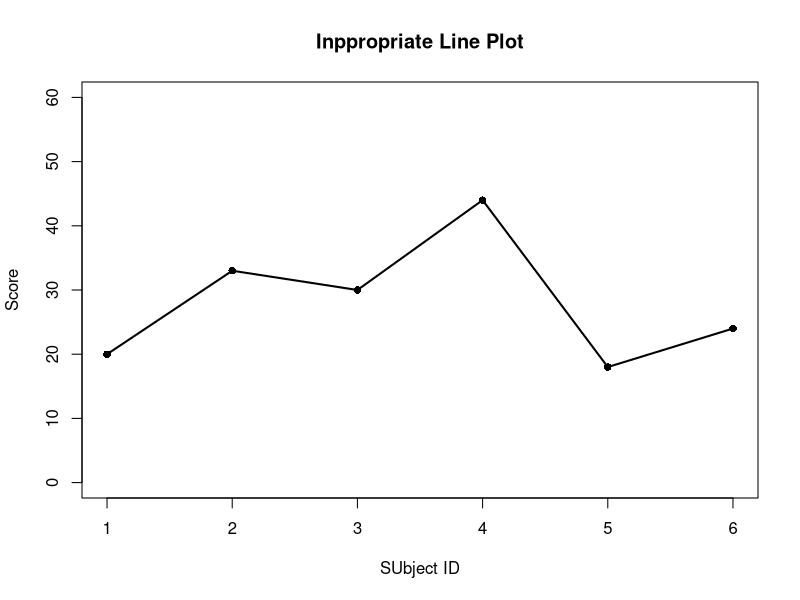
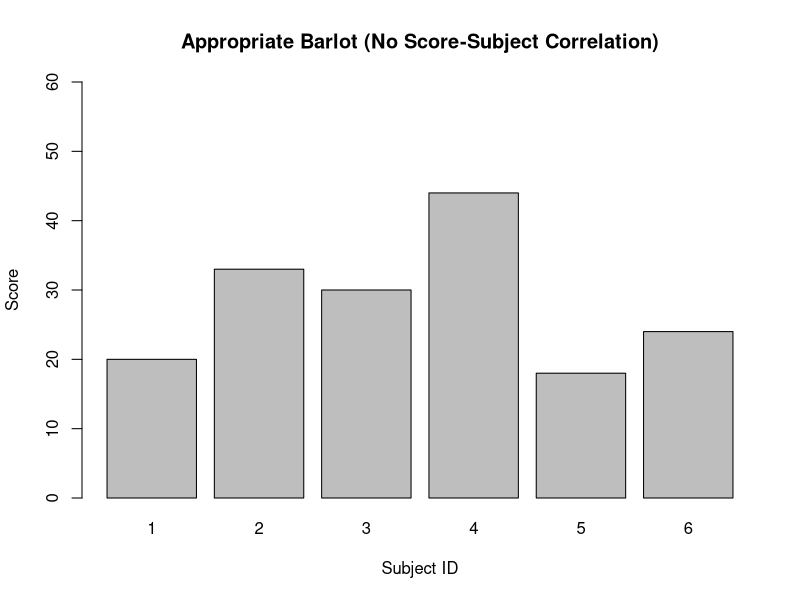
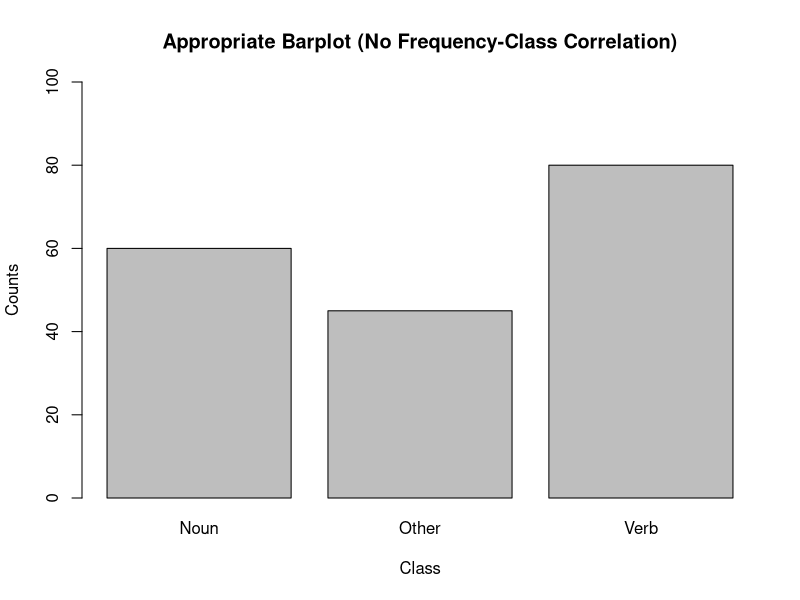
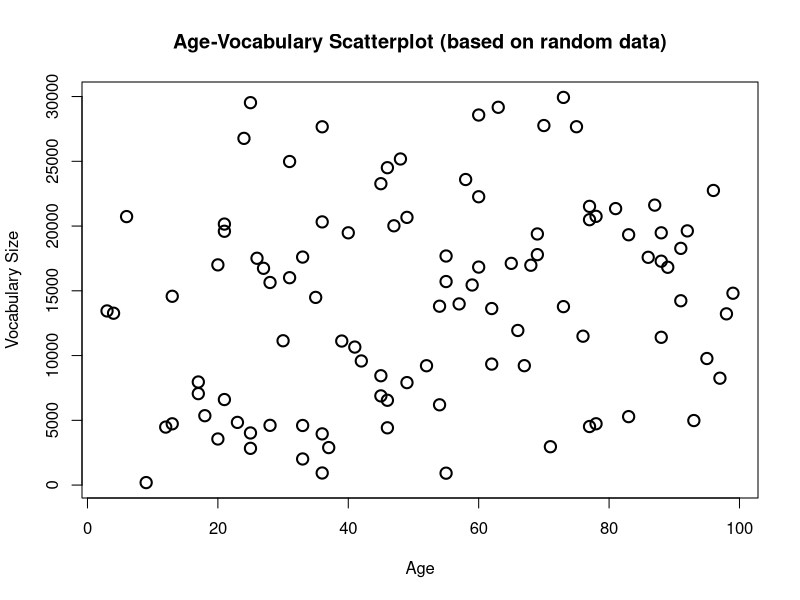
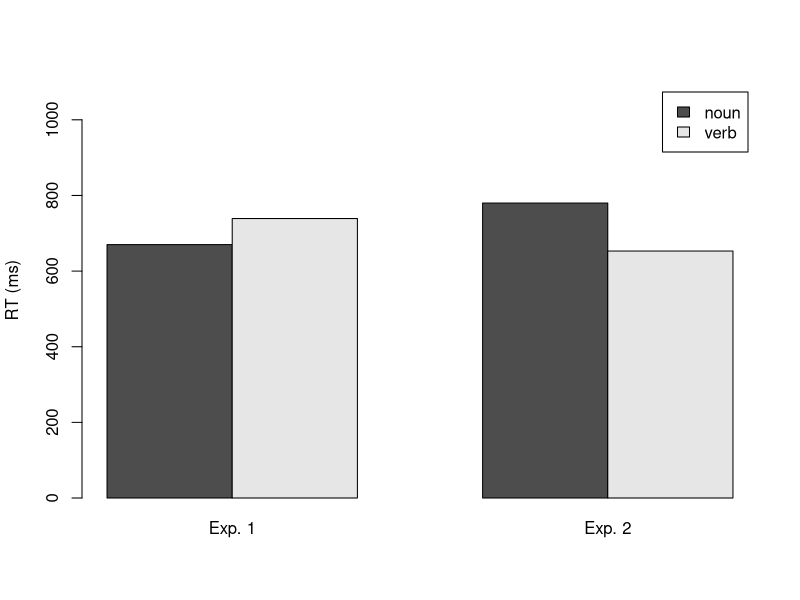
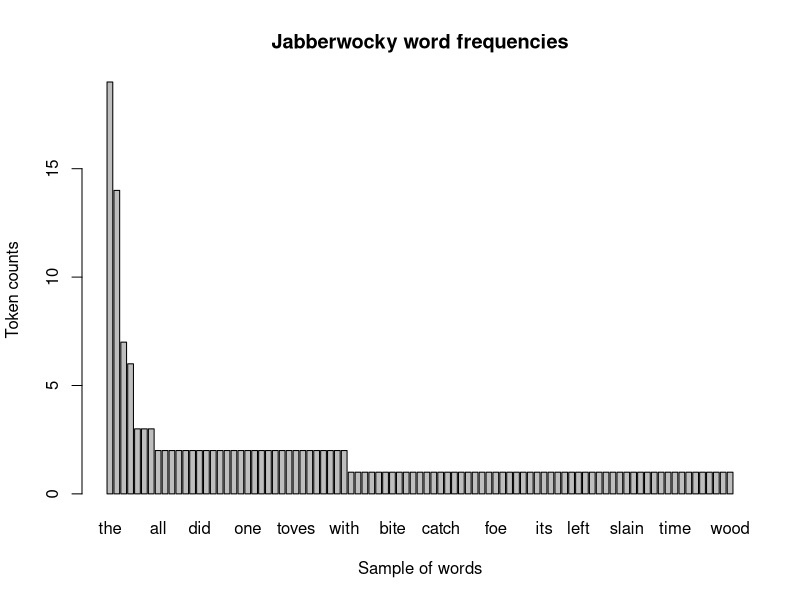
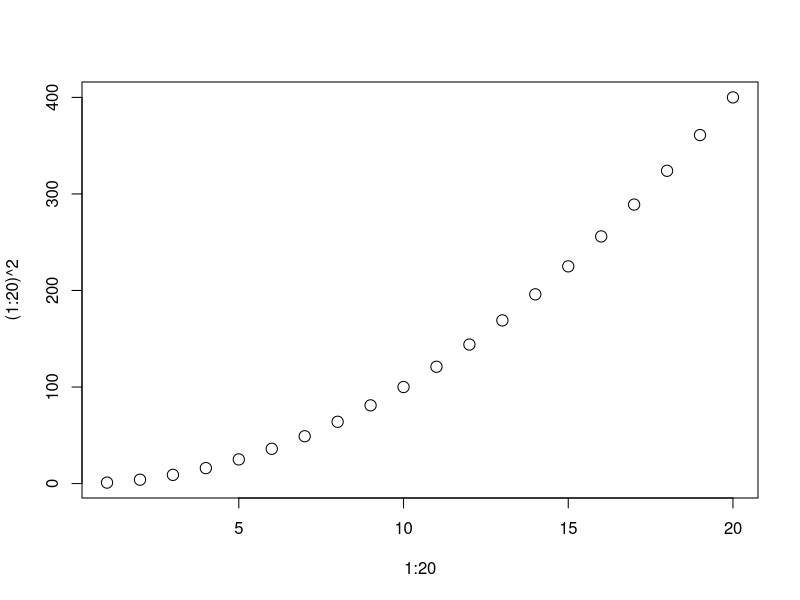
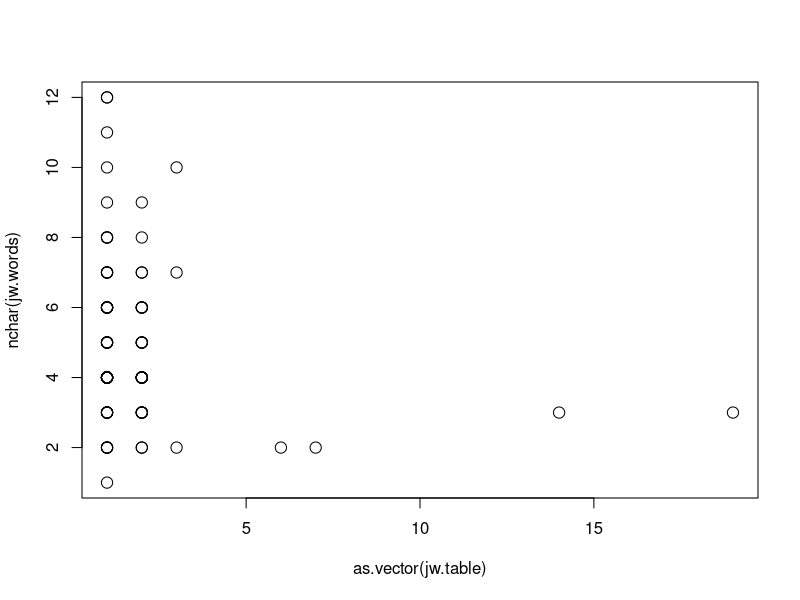

The R source for these figures, in order:
#Figure 11
dataPoints = c(20, 33, 30, 44, 18, 24)
dataLabel = c(1, 2, 3, 4, 5, 6)

badLineData = data.frame(Score = dataPoints, Labels = dataLabel)

tiff(filename = "ch3.figure11.tif", width = 1800, height = 1350, units = "px",
    bg = "white", res = 300)

plot(badLineData$Score~badLineData$Label, 
     main = "Inppropriate Line Plot",
     ylab = "Score", 
     xlab = "SUbject ID", 
     ylim = c(0, 60),
     lwd = 2, pch = 16, type = "o")

dev.off()

# Figure 12a
tiff(filename = "ch3.figure12a.tif", width = 1800, height = 1350, units = "px",
    bg = "white", res = 300)

barplot(badLineData$Score ~ badLineData$Label, 
     main = "Appropriate Barlot (No Score-Subject Correlation)",
     ylab = "Score", 
     xlab = "Subject ID", 
     ylim = c(0, 60))

dev.off()

# Figure 12b
dataPoints = c(80, 60, 45)
dataLabel = c("Verb", "Noun", "Other")

goodBarPlotData = data.frame(Score = dataPoints, Labels = dataLabel)

tiff(filename = "ch3.figure12b.tif", width = 1800, height = 1350, units = "px",
    bg = "white", res = 300)

barplot(goodBarPlotData$Score ~ goodBarPlotData$Label, 
        main = "Appropriate Barplot (No Frequency-Class Correlation)",
        ylab = "Counts", 
        xlab = "Class", 
        ylim = c(0, 100))

dev.off()

# Figure 14
set.seed(100)
fakeAge = round(runif(100) * 100)
set.seed(200)
fakeVocSize = round(runif(100) * 30000)

fakeAgeVocCor = data.frame(Age = fakeAge, VocSize = fakeVocSize)

tiff(filename = "ch3.figure14.tif", width = 1800, height = 1350, units = "px",
    bg = "white", res = 300)

plot(fakeAgeVocCor$VocSize ~ fakeAgeVocCor$Age,
     main = "Age-Vocabulary Scatterplot (based on random data)",
     ylab = "Vocabulary Size", 
     xlab = "Age", 
     lwd = 2, pch = 1, cex = 1.5, type = "p")

dev.off()

# Figure 16
RTs = c(670, 739, 780, 653)	
results.mat = matrix(RTs, nrow = 2)
rownames(results.mat) = c("nouns","verbs") 		
colnames(results.mat) = c("Exp. 1","Exp. 2")	

tiff(filename = "ch3.figure16.tif", width = 1800, height = 1350, units = "px",
    bg = "white", res = 300)

barplot(results.mat,			
	beside=TRUE,				
	names.arg=c("Exp. 1","Exp. 2"),	
	legend.text=c("noun","verb"),	
	ylim = c(0,1100),			
	ylab = "RT (ms)"			
)

dev.off()

# Figure 17
jabberwocky = readLines("Jabberwocky_OnlyWords.txt")
jw.table = sort(table(jabberwocky), decreasing=TRUE)

tiff(filename = "ch3.figure17.tif", width = 3000, height = 1350, units = "px",
    bg = "white", res = 300)

barplot(jw.table, beside=T, names.arg=names(jw.table), 
        ylab = "Token counts", main="Jabberwocky word frequencies", 
        xlab = "Sample of words")

dev.off()

# Figure 18
tiff(filename = "ch3.figure18.tif", width = 1800, height = 1350, units = "px",
    bg = "white", res = 300)

plot(x = 1:20, y = (1:20)^2,
     pch = 1, cex = 1.5, type = "p")

dev.off()

# Figure 19
jw.words = names(jw.table)	
jw.freq = as.vector(jw.table)	
word.lens = nchar(jw.words)	

tiff(filename = "ch3.figure19.tif", width = 1800, height = 1350, units = "px",
    bg = "white", res = 300)

plot(x = as.vector(jw.table), y = nchar(jw.words),
     pch = 1, cex = 1.5, type = "p")

dev.off()

# Figure 20
tiff(filename = "ch3.figure20.tif", width = 1800, height = 1350, units = "px",
    bg = "white", res = 300)

plot(x = 1:20, y = (1:20)^2, pch = 1:20,
     cex = 1.5, type = "p") 

dev.off()

# Figure 21
tiff(filename = "ch3.figure21.tif", width = 1800, height = 1350, units = "px",
    bg = "white", res = 300)

plot(x = 1:20, y = (1:20)^2, type = "l", lwd = 2)

dev.off()

# Figure 22
library(ggplot2)

expType = c(rep("Exp I",2), rep("Exp II", 2))
wordType = rep(c("noun", "verb"), 2)

RTs = c(670,739,780,653) 
results.data = data.frame(Exp = expType, Word = wordType, RT = RTs)

results.plot = ggplot(data = results.data, 
                      mapping = aes(x = Exp, y = RT, fill = Word))
results.plot = results.plot + 
  geom_bar(position = "dodge", color = "black", stat = "identity") +
  scale_fill_manual(values = c("black", "gray")) +
  ylab("RT (ms)") +
  theme_bw()

ggsave(file = "ch3.figure22.tiff", width = 1800, height = 1350, units = "px",
       dpi = 300)